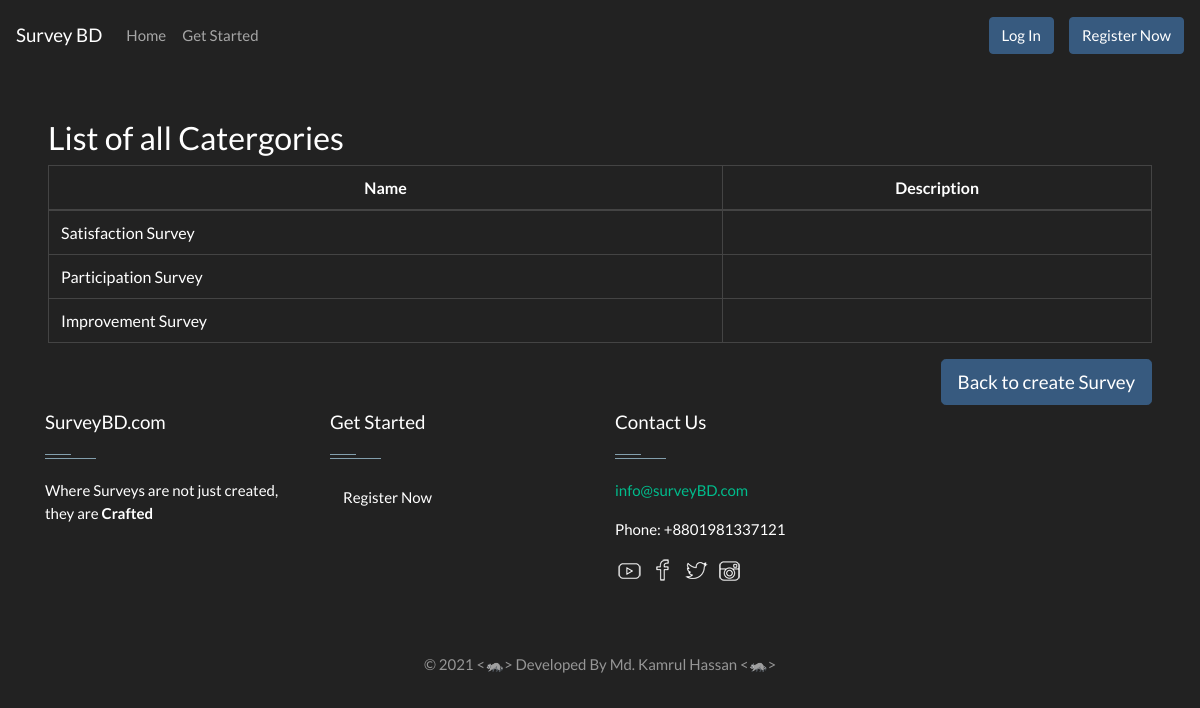
Screenshot of /listCategories.php with the database file from the repository.
### tables this page shows
CREATE TABLE `categories` (
  `id` int(255) NOT NULL,
  `name` varchar(255) NOT NULL,
  `description` varchar(255) DEFAULT NULL
);

### dbConnection.php (called while the page is built, shortened)
<?php
class Database
{
    private static $user = 'root';
    private static $password = '';
    private static $dsn = 'mysql:host=localhost;dbname=surveybobby';
    private static $dbcon;
    public static function getDb()
    {
        if (!isset(self::$dbcon)) {
            try {
                self::$dbcon = new PDO(self::$dsn, self::$user, self::$password);
            } catch (PDOException $e) {
                $msg = $e->getMessage();
                exit();
            }
        }
        return self::$dbcon;
    }
}
?>

### classes/category.php (called while the page is built, shortened)
<?php
class Category
{
    public function getAllCategories($dbcon){
        $sql = "SELECT * FROM categories";
        $pdostm = $dbcon->prepare($sql);
        $pdostm->execute();
        $categories = $pdostm->fetchAll(PDO::FETCH_OBJ);
        return $categories;
    }
}

### listCategories.php (the view, shortened to what this page needs)
<?php
require_once 'dbConnection.php';
require_once 'classes/category.php';
include_once 'header.php';
$c = new Category();
$categories =  $c->getAllCategories(Database::getDb());
$user_isAdmin=($_SESSION['userType'] );
?>
<html lang="en">
<head>
    <link href="https://stackpath.bootstrapcdn.com/bootswatch/4.4.1/darkly/bootstrap.min.css" rel="stylesheet">
</head>
<body>
<main class="m-5">
<h1 class="h3">List of all Catergories</h1>
    <table class="table table-bordered tbl">
        <thead class="text-center">
        <tr>
            <th scope="col">Name</th>
            <th scope="col">Description</th>
        </tr>
        </thead>
        <tbody>
        <?php foreach ($categories as $category) { ?>
            <tr>
                <td><?= $category->name ?></td>
                <td><?= $category->description ?></td>
            </tr>
        <?php } ?>
        </tbody>
    </table>
    <?php if ($user_isAdmin == 1){?>
    <a href="addcategory.php" id="btn_addCategory" class="btn btn-success btn-lg float-right">Add Category</a>
    <?php } ?><?php if ($user_isAdmin == 0){?><div>
    <a href="createSurvey.php" class="btn btn-primary btn-lg float-right">Back to create Survey</a></div>
    <?php } ?>
</main>
</body>
</html>
<?php include_once 'footer.php';?>

### css/footerStyle.css (style rules this page uses)
.btn { background-color: #ff8d1e; color:#fff; }

### rows the page displays
categories: name "Satisfaction Survey"
categories: name "Participation Survey"
categories: name "Improvement Survey"

### other values shown
date ('Y') "2021"
